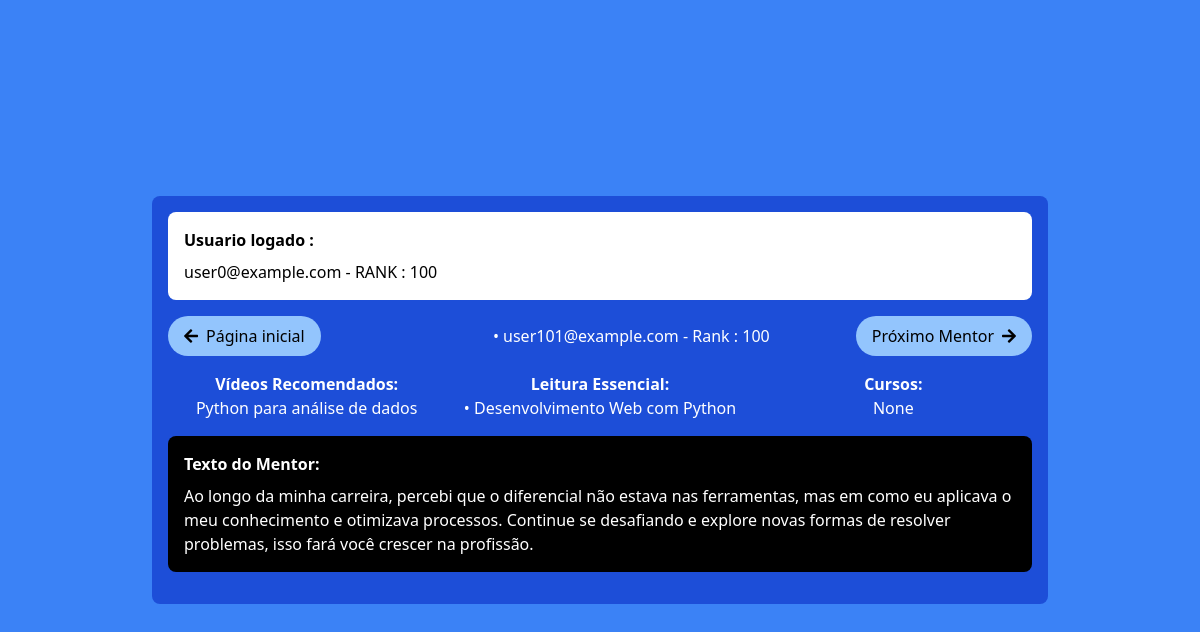
Page /indicacoes/init?page=2 (signed in) on the committed database.
### tables this page shows
CREATE TABLE profession_data (
                        id INTEGER PRIMARY KEY AUTOINCREMENT,
                        profession_id INTEGER NOT NULL,
                        region_id INTEGER NOT NULL,
                        salary INTEGER NOT NULL,
                        email TEXT UNIQUE NOT NULL,
                        rank INTEGER,
                        FOREIGN KEY (profession_id) REFERENCES professions(id),
                        FOREIGN KEY (region_id) REFERENCES regions(id));

CREATE TABLE indications (
                        id INTEGER PRIMARY KEY AUTOINCREMENT,
                        email TEXT NOT NULL,
                        courses TEXT,
                        videos TEXT,
                        books TEXT,
                        motivational_text TEXT,
                        FOREIGN KEY (email) REFERENCES users(useremail));

### routes/indicacoes.py (the view)
@indicacoes_route.route('/init')
def usuarios():
    user_email = session['user']
    print("logged email " + user_email)
    page = request.args.get('page', 0, type=int)  # Obter o número da página (0 por padrão)
    higher_rank_users, user_rank = get_usuario_by_index(page, user_email)
    if higher_rank_users is None:
        return render_template('indicacoes.html', indicacoes=None, has_next=False)
    has_next = True if higher_rank_users != None else False
    print("higher_rank_users " + str(higher_rank_users))
    return render_template('indicacoes.html', indicacoes=higher_rank_users, has_next=has_next, page=page, user_email=user_email, user_rank=user_rank)

### routes/indicacoes.py (called while the page is built)
def get_db():
    db = getattr(g, '_database', None)
    if db is None:
        db = g._database = sqlite3.connect(DATABASE)
    return db

def query_db(query, args=(), one=False):
    cur = get_db().execute(query, args)
    rv = cur.fetchall()
    cur.close()
    return (rv[0] if rv else None) if one else rv

@indicacoes_route.teardown_request
def close_connection(exception):
    db = getattr(g, '_database', None)
    if db is not None:
        db.close()

def get_usuario_by_index(index, user_email):
    user_rank = query_db('SELECT Rank FROM profession_data WHERE email = ?', [user_email], one=True)
    print("user_rank " + str(user_rank))
    if user_rank:
            user_rank = user_rank[0]
            higher_rank_users = query_db('''
                SELECT p.email, i.courses, i.videos, i.books, i.motivational_text, p.rank
                FROM profession_data p
                JOIN indications i ON p.email = i.email
                WHERE p.Rank >= ? LIMIT 1 OFFSET ?
            ''', [user_rank, index])
            print("higher_rank_users " + str(higher_rank_users))
    else:
        higher_rank_users = None
    return higher_rank_users, user_rank

### templates/indicacoes.html (shortened to what this page needs)
<!DOCTYPE html>
<html lang="pt-BR">
<head>
    <script src="https://cdn.tailwindcss.com"></script>
    <link rel="stylesheet" href="https://cdnjs.cloudflare.com/ajax/libs/font-awesome/5.15.3/css/all.min.css">
</head>
<body class="bg-blue-500 flex items-center justify-center min-h-screen">
    <div class="bg-blue-700 text-white w-full max-w-4xl p-4 rounded-lg">
        <div class="bg-white text-black p-4 rounded-lg mb-4">
            <h2 class="font-bold mb-2">Usuario logado :</h2>
            {% if user_email %}
                <p>{{ user_email }} - RANK :  {{ user_rank }}</p>
            {% endif %}
        </div>
        <div class="flex justify-between items-center mb-4">
            <a href="/home/return" class="bg-blue-300 text-black px-4 py-2 rounded-full flex items-center">
                <i class="fas fa-arrow-left"></i>
                <span class="ml-2">Página inicial</span>
            </a>
            {% if indicacoes %}
                    {% for indicacao in indicacoes %}
                        <p>• {{ indicacao[0] }} - Rank : {{ indicacao[5] }}</p>
                    {% endfor %}
                {% if has_next %}
                    <a href="{{ url_for('indicacoes.usuarios', page=page + 1) }}" class="bg-blue-300 text-black px-4 py-2 rounded-full flex items-center">
                        <span class="mr-2">Próximo Mentor</span>
                        <i class="fas fa-arrow-right"></i>
                    </a>
                {% else %}
                    <div class="bg-blue-300 text-black px-4 py-2 rounded-full flex items-center">
                    <span class="mr-2">Fim da lista</span>
                    </div>
                 {% endif %}
            {% else %}
                <h1 class="text-xl font-bold mb-4">Fim da lista de Indicações</h1>
            {% endif %}
        </div>
        <div class="grid grid-cols-3 gap-4 text-center mb-4">
            <div>
                <h2 class="font-bold">Vídeos Recomendados:</h2>
                {% if indicacoes %}
                    {% for indicacao in indicacoes %}
                        <p>{{ indicacao[2] }}</p>
                    {% endfor %}
                {% else %}
                    <p>Nenhum vídeo recomendado disponível.</p>
                {% endif %}
            </div>
            <div>
                <h2 class="font-bold">Leitura Essencial:</h2>
                {% if indicacoes %}
                    {% for indicacao in indicacoes %}
                        <p>• {{ indicacao[3] }}</p>
                    {% endfor %}
                {% else %}
                    <p>Nenhum livro recomendado disponível.</p>
                {% endif %}
            </div>
            <div>
                <h2 class="font-bold">Cursos:</h2>
                {% if indicacoes %}
                    {% for indicacao in indicacoes %}
                        <p>{{ indicacao[1] }}</p>
                    {% endfor %}
                {% else %}
                    <p>Nenhum curso recomendado disponível.</p>
                {% endif %}
            </div>
        </div>
        <div class="bg-black text-white p-4 rounded-lg mb-4">
            <h2 class="font-bold mb-2">Texto do Mentor:</h2>
            {% if indicacoes %}
                {% for indicacao in indicacoes %}
                    <p>{{ indicacao[4] }}</p>
                {% endfor %}
            {% else %}
                <p>Nenhum texto motivacional disponível.</p>
            {% endif %}
        </div>
    </div>
</body>
</html>

### rows in the picture
profession_data: email "user0@example.com"
indications: email "user101@example.com", rank "100", videos "Python para análise de dados", books "Desenvolvimento Web com Python", indicacao "None", motivational_text "Ao longo da minha carreira, percebi que o diferencial não estava nas ferramentas, mas em como eu aplicava o meu conhecimento e otimizava processos. Continue se desafiando e explore novas formas de resolver problemas, isso fará você crescer na profissão."

### other values in the picture
{{ user_rank }} "100"
